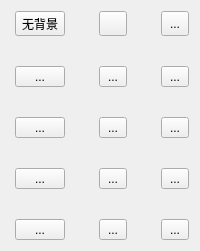
              <widget class="QWidget" name="pictureWidget" native="true">
               <layout class="QGridLayout" name="gridLayout_2">
                <property name="leftMargin">
                 <number>15</number>
                </property>
                <property name="verticalSpacing">
                 <number>30</number>
                </property>
                <item row="3" column="3">
                 <spacer name="horizontalSpacer_16">
                  <property name="orientation">
                   <enum>Qt::Horizontal</enum>
                  </property>
                  <property name="sizeHint" stdset="0">
                   <size>
                    <width>0</width>
                    <height>20</height>
                   </size>
                  </property>
                 </spacer>
                </item>
                <item row="2" column="4">
                 <widget class="QToolButton" name="pictureBtn9">
                  <property name="sizePolicy">
                   <sizepolicy hsizetype="MinimumExpanding" vsizetype="MinimumExpanding">
                    <horstretch>0</horstretch>
                    <verstretch>0</verstretch>
                   </sizepolicy>
                  </property>
                  <property name="text">
                   <string>...</string>
                  </property>
                  <property name="checkable">
                   <bool>true</bool>
                  </property>
                 </widget>
                </item>
                <item row="3" column="1">
                 <spacer name="horizontalSpacer_15">
                  <property name="orientation">
                   <enum>Qt::Horizontal</enum>
                  </property>
                  <property name="sizeHint" stdset="0">
                   <size>
                    <width>0</width>
                    <height>20</height>
                   </size>
                  </property>
                 </spacer>
                </item>
                <item row="3" column="2">
                 <widget class="QToolButton" name="pictureBtn11">
                  <property name="sizePolicy">
                   <sizepolicy hsizetype="MinimumExpanding" vsizetype="MinimumExpanding">
                    <horstretch>0</horstretch>
                    <verstretch>0</verstretch>
                   </sizepolicy>
                  </property>
                  <property name="text">
                   <string>...</string>
                  </property>
                  <property name="checkable">
                   <bool>true</bool>
                  </property>
                 </widget>
                </item>
                <item row="3" column="0">
                 <widget class="QToolButton" name="pictureBtn10">
                  <property name="sizePolicy">
                   <sizepolicy hsizetype="MinimumExpanding" vsizetype="MinimumExpanding">
                    <horstretch>0</horstretch>
                    <verstretch>0</verstretch>
                   </sizepolicy>
                  </property>
                  <property name="text">
                   <string>...</string>
                  </property>
                  <property name="checkable">
                   <bool>true</bool>
                  </property>
                 </widget>
                </item>
                <item row="3" column="4">
                 <widget class="QToolButton" name="pictureBtn12">
                  <property name="sizePolicy">
                   <sizepolicy hsizetype="MinimumExpanding" vsizetype="MinimumExpanding">
                    <horstretch>0</horstretch>
                    <verstretch>0</verstretch>
                   </sizepolicy>
                  </property>
                  <property name="text">
                   <string>...</string>
                  </property>
                  <property name="checkable">
                   <bool>true</bool>
                  </property>
                 </widget>
                </item>
                <item row="1" column="0">
                 <widget class="QToolButton" name="pictureBtn4">
                  <property name="sizePolicy">
                   <sizepolicy hsizetype="MinimumExpanding" vsizetype="MinimumExpanding">
                    <horstretch>0</horstretch>
                    <verstretch>0</verstretch>
                   </sizepolicy>
                  </property>
                  <property name="text">
                   <string>...</string>
                  </property>
                  <property name="checkable">
                   <bool>true</bool>
                  </property>
                 </widget>
                </item>
                <item row="1" column="2">
                 <widget class="QToolButton" name="pictureBtn5">
                  <property name="sizePolicy">
                   <sizepolicy hsizetype="MinimumExpanding" vsizetype="MinimumExpanding">
                    <horstretch>0</horstretch>
                    <verstretch>0</verstretch>
                   </sizepolicy>
                  </property>
                  <property name="text">
                   <string>...</string>
                  </property>
                  <property name="checkable">
                   <bool>true</bool>
                  </property>
                 </widget>
                </item>
                <item row="0" column="3">
                 <spacer name="horizontalSpacer_10">
                  <property name="orientation">
                   <enum>Qt::Horizontal</enum>
                  </property>
                  <property name="sizeHint" stdset="0">
                   <size>
                    <width>0</width>
                    <height>20</height>
                   </size>
                  </property>
                 </spacer>
                </item>
                <item row="2" column="1">
                 <spacer name="horizontalSpacer_12">
                  <property name="orientation">
                   <enum>Qt::Horizontal</enum>
                  </property>
                  <property name="sizeHint" stdset="0">
                   <size>
                    <width>0</width>
                    <height>20</height>
                   </size>
                  </property>
                 </spacer>
                </item>
                <item row="1" column="1">
                 <spacer name="horizontalSpacer_11">
                  <property name="orientation">
                   <enum>Qt::Horizontal</enum>
                  </property>
                  <property name="sizeHint" stdset="0">
                   <size>
                    <width>0</width>
                    <height>20</height>
                   </size>
                  </property>
                 </spacer>
                </item>
                <item row="1" column="4">
                 <widget class="QToolButton" name="pictureBtn6">
                  <property name="sizePolicy">
                   <sizepolicy hsizetype="MinimumExpanding" vsizetype="MinimumExpanding">
                    <horstretch>0</horstretch>
                    <verstretch>0</verstretch>
                   </sizepolicy>
                  </property>
                  <property name="text">
                   <string>...</string>
                  </property>
                  <property name="checkable">
                   <bool>true</bool>
                  </property>
                 </widget>
                </item>
                <item row="0" column="1">
                 <spacer name="horizontalSpacer_2">
                  <property name="orientation">
                   <enum>Qt::Horizontal</enum>
                  </property>
                  <property name="sizeHint" stdset="0">
                   <size>
                    <width>0</width>
                    <height>20</height>
                   </size>
                  </property>
                 </spacer>
                </item>
                <item row="1" column="3">
                 <spacer name="horizontalSpacer_13">
                  <property name="orientation">
                   <enum>Qt::Horizontal</enum>
                  </property>
                  <property name="sizeHint" stdset="0">
                   <size>
                    <width>0</width>
                    <height>20</height>
                   </size>
                  </property>
                 </spacer>
                </item>
                <item row="2" column="2">
                 <widget class="QToolButton" name="pictureBtn8">
                  <property name="sizePolicy">
                   <sizepolicy hsizetype="MinimumExpanding" vsizetype="MinimumExpanding">
                    <horstretch>0</horstretch>
                    <verstretch>0</verstretch>
                   </sizepolicy>
                  </property>
                  <property name="text">
                   <string>...</string>
                  </property>
                  <property name="checkable">
                   <bool>true</bool>
                  </property>
                 </widget>
                </item>
                <item row="0" column="4">
                 <widget class="QToolButton" name="pictureBtn3">
                  <property name="sizePolicy">
                   <sizepolicy hsizetype="MinimumExpanding" vsizetype="MinimumExpanding">
                    <horstretch>0</horstretch>
                    <verstretch>0</verstretch>
                   </sizepolicy>
                  </property>
                  <property name="text">
                   <string>...</string>
                  </property>
                  <property name="checkable">
                   <bool>true</bool>
                  </property>
                 </widget>
                </item>
                <item row="0" column="0">
                 <widget class="QToolButton" name="pictureBtn1">
                  <property name="sizePolicy">
                   <sizepolicy hsizetype="MinimumExpanding" vsizetype="MinimumExpanding">
                    <horstretch>0</horstretch>
                    <verstretch>0</verstretch>
                   </sizepolicy>
                  </property>
                  <property name="text">
                   <string>无背景</string>
                  </property>
                  <property name="checkable">
                   <bool>true</bool>
                  </property>
                 </widget>
                </item>
                <item row="0" column="2">
                 <widget class="QToolButton" name="pictureBtn2">
                  <property name="sizePolicy">
                   <sizepolicy hsizetype="MinimumExpanding" vsizetype="MinimumExpanding">
                    <horstretch>0</horstretch>
                    <verstretch>0</verstretch>
                   </sizepolicy>
                  </property>
                  <property name="text">
                   <string/>
                  </property>
                  <property name="checkable">
                   <bool>true</bool>
                  </property>
                 </widget>
                </item>
                <item row="2" column="0">
                 <widget class="QToolButton" name="pictureBtn7">
                  <property name="sizePolicy">
                   <sizepolicy hsizetype="MinimumExpanding" vsizetype="MinimumExpanding">
                    <horstretch>0</horstretch>
                    <verstretch>0</verstretch>
                   </sizepolicy>
                  </property>
                  <property name="text">
                   <string>...</string>
                  </property>
                  <property name="checkable">
                   <bool>true</bool>
                  </property>
                 </widget>
                </item>
                <item row="2" column="3">
                 <spacer name="horizontalSpacer_14">
                  <property name="orientation">
                   <enum>Qt::Horizontal</enum>
                  </property>
                  <property name="sizeHint" stdset="0">
                   <size>
                    <width>0</width>
                    <height>20</height>
                   </size>
                  </property>
                 </spacer>
                </item>
                <item row="4" column="0">
                 <widget class="QToolButton" name="pictureBtn13">
                  <property name="sizePolicy">
                   <sizepolicy hsizetype="MinimumExpanding" vsizetype="MinimumExpanding">
                    <horstretch>0</horstretch>
                    <verstretch>0</verstretch>
                   </sizepolicy>
                  </property>
                  <property name="text">
                   <string>...</string>
                  </property>
                  <property name="checkable">
                   <bool>true</bool>
                  </property>
                 </widget>
                </item>
                <item row="4" column="2">
                 <widget class="QToolButton" name="pictureBtn14">
                  <property name="sizePolicy">
                   <sizepolicy hsizetype="MinimumExpanding" vsizetype="MinimumExpanding">
                    <horstretch>0</horstretch>
                    <verstretch>0</verstretch>
                   </sizepolicy>
                  </property>
                  <property name="text">
                   <string>...</string>
                  </property>
                  <property name="checkable">
                   <bool>true</bool>
                  </property>
                 </widget>
                </item>
                <item row="4" column="4">
                 <widget class="QToolButton" name="pictureBtn15">
                  <property name="sizePolicy">
                   <sizepolicy hsizetype="MinimumExpanding" vsizetype="MinimumExpanding">
                    <horstretch>0</horstretch>
                    <verstretch>0</verstretch>
                   </sizepolicy>
                  </property>
                  <property name="text">
                   <string>...</string>
                  </property>
                  <property name="checkable">
                   <bool>true</bool>
                  </property>
                 </widget>
                </item>
                <item row="4" column="1">
                 <spacer name="horizontalSpacer_17">
                  <property name="orientation">
                   <enum>Qt::Horizontal</enum>
                  </property>
                  <property name="sizeHint" stdset="0">
                   <size>
                    <width>0</width>
                    <height>20</height>
                   </size>
                  </property>
                 </spacer>
                </item>
                <item row="4" column="3">
                 <spacer name="horizontalSpacer_18">
                  <property name="orientation">
                   <enum>Qt::Horizontal</enum>
                  </property>
                  <property name="sizeHint" stdset="0">
                   <size>
                    <width>0</width>
                    <height>20</height>
                   </size>
                  </property>
                 </spacer>
                </item>
               </layout>
              </widget>
